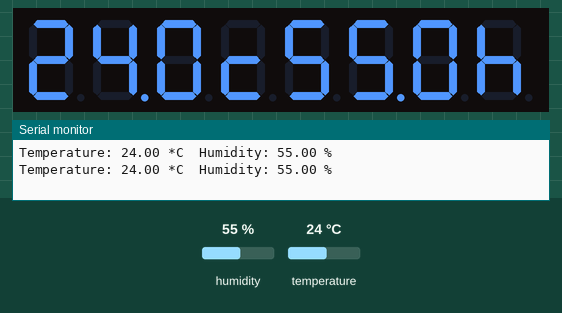
This sketch was run on a simulated Arduino Uno, built with avr-gcc and run on an emulated ATmega328P. Parts: 8-digit seven-segment display, the last lines printed to the serial monitor. Inputs (shaded band) come from the test bench; at power-on: humidity 55 %, temperature 24 °C.

Above: at 2.8 s.
2.9 s: humidity set to 22 %
At 4.4 s:
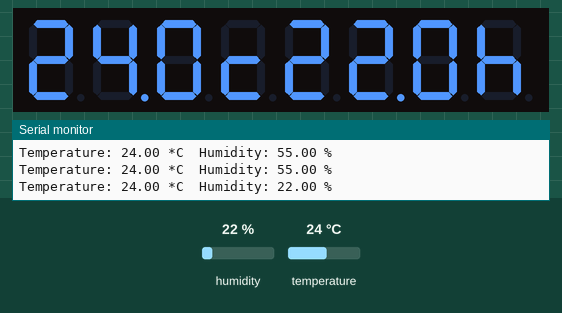
5.6 s: temperature set to 12 °C
At 6.4 s:
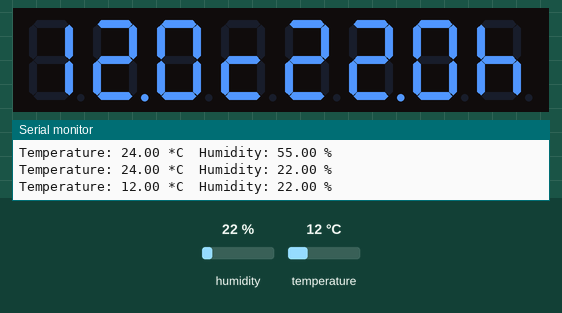
8.3 s: humidity set to 40 %
At 10.5 s:
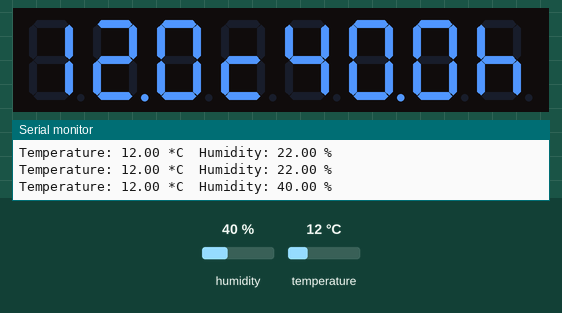
11.5 s: temperature set to 19 °C
At 12.6 s:
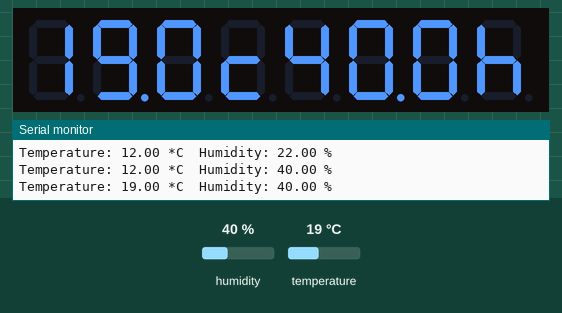
Timing chart, 0 to 14.5 s (numbered marks = the images above; inputs shaded):
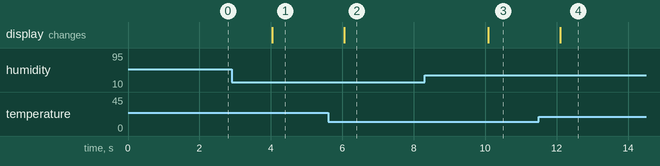

Measured:
- after the input at 2.9 s, the display: changes after 1.1 s (image 1)
- after the input at 5.6 s, the display: changes after 0.46 s (image 2)
- after the input at 8.3 s, the display: changes after 1.8 s (image 3)
- after the input at 11.5 s, the display: changes after 0.60 s (image 4)

The sketch:

codeD103.ino
```cpp
#include <TM1638plus.h>
#include "DHTesp.h"
#define Pin_DHT22 15    // D15
#define Brd_STB 18      // strobe = GPIO connected to strobe line of module
#define Brd_CLK 19      // clock = GPIO connected to clock line of module
#define Brd_DIO 21      // data = GPIO connected to data line of module
bool high_freq = true;  //default false,, If using a high freq CPU > ~100 MHZ set to true.
DHTesp dht;
TM1638plus tm(Brd_STB, Brd_CLK, Brd_DIO, high_freq);
void setup() {
  Serial.begin(115200);
  dht.setup(Pin_DHT22, DHTesp::DHT22);
  tm.displayBegin();
}
void loop() {
  float h = dht.getHumidity();
  float t = dht.getTemperature();
  Serial.print("Temperature: ");
  Serial.print(t);
  Serial.print(" *C\t");
  Serial.print("Humidity: ");
  Serial.print(h);
  Serial.print(" %\n");
  int Tempp2 = int(t/10);
  int Tempp1 = int(t)%10;
  int Tempp0 = (t - int(t))*10;
  int Humi2 = int(h/10);
  int Humi1 = int(h)%10;
  int Humi0 = (h - int(h))*10;
  tm.displayHex(0, Tempp2);
  tm.displayASCIIwDot(1, Tempp1 + '0');
  tm.displayHex(2, Tempp0);
  tm.display7Seg(3, B01011000);
  tm.displayHex(4, Humi2);
  tm.displayASCIIwDot(5, Humi1 + '0');
  tm.displayHex(6, Humi0);
  tm.display7Seg(7, B01110100);
  delay(2000);
}
```
